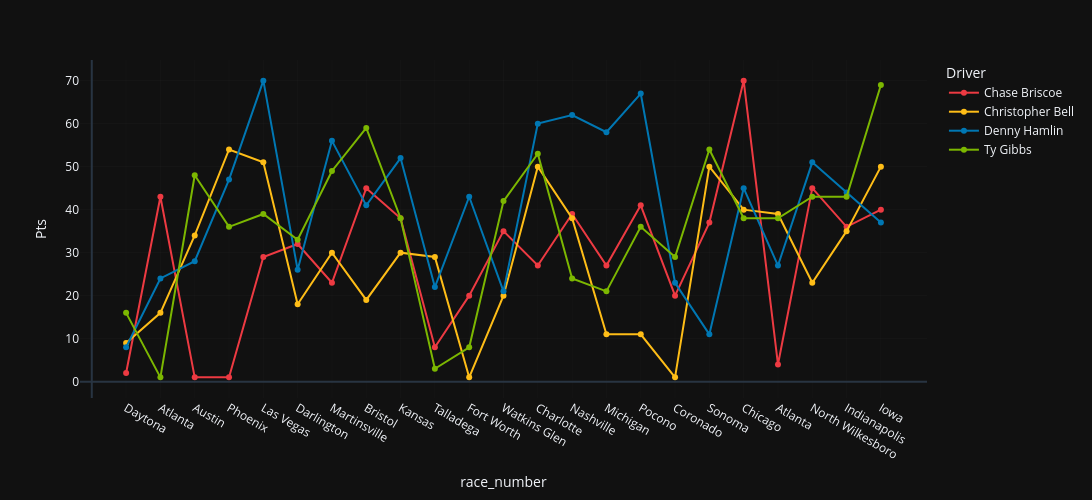

The cell this chart's notebook holds for it:
### Markdown cell above
**4) Create Line Chart**

### Code cell
# Create Line Chart
fig = px.line(
    jgr_df,  # Data / DataFrame and Columns to use
    x="race_number", # x-axis
    markers=True,
    y="Pts",        # y-axis
    color="Driver", # Grouping
    color_discrete_map={
    "Denny Hamlin": "#0077B3",       # Progressive Blue
    "Ty Gibbs": "#7CB701",            # Monster Energy Green
    "Chase Briscoe": "#ED3A42",       # Bass Pro Shops Red
    "Christopher Bell": "#FEBD17"},     # DeWalt Yellow
    template="plotly_dark") # theme


# Update grid-lines
fig.update_xaxes(
    gridcolor="rgba(255,255,255,0.02)",
    tickvals=list(range(1, len(tracks_in_order)+1)),  # Use len(tracks_in_order) for x-axis
    ticktext=tracks_in_order) # Text on x-axis to display track names


fig.update_yaxes(
    gridcolor="rgba(255,255,255,0.02)")

fig.update_layout(
    width=1200,
    height=500)

fig.show()

### Figure 1 — Plotly figure (JSON) as saved in the notebook; plotly's stock layout.template omitted (floating-point values rounded to 4 significant figures)
{"data": [{"hovertemplate": "Driver=Chase Briscoe<br>race_number=%{x}<br>Pts=%{y}<extra></extra>", "legendgroup": "Chase Briscoe", "line": {"color": "#ED3A42", "dash": "solid"}, "marker": {"symbol": "circle"}, "mode": "lines+markers", "name": "Chase Briscoe", "orientation": "v", "showlegend": true, "type": "scatter", "x": [1, 2, 3, 4, 5, 6, 7, 8, 9, 10, 11, 12, 13, 14, 15, 16, 17, 18, 19, 20, 21, 22, 23], "xaxis": "x", "y": [2.0, 43.0, 1.0, 1.0, 29.0, 32.0, 23.0, 45.0, 38.0, 8.0, 20.0, 35.0, 27.0, 39.0, 27.0, 41.0, 20.0, 37.0, 70.0, 4.0, 45.0, 36.0, 40.0], "yaxis": "y"}, {"hovertemplate": "Driver=Christopher Bell<br>race_number=%{x}<br>Pts=%{y}<extra></extra>", "legendgroup": "Christopher Bell", "line": {"color": "#FEBD17", "dash": "solid"}, "marker": {"symbol": "circle"}, "mode": "lines+markers", "name": "Christopher Bell", "orientation": "v", "showlegend": true, "type": "scatter", "x": [1, 2, 3, 4, 5, 6, 7, 8, 9, 10, 11, 12, 13, 14, 15, 16, 17, 18, 19, 20, 21, 22, 23], "xaxis": "x", "y": [9.0, 16.0, 34.0, 54.0, 51.0, 18.0, 30.0, 19.0, 30.0, 29.0, 1.0, 20.0, 50.0, 38.0, 11.0, 11.0, 1.0, 50.0, 40.0, 39.0, 23.0, 35.0, 50.0], "yaxis": "y"}, {"hovertemplate": "Driver=Denny Hamlin<br>race_number=%{x}<br>Pts=%{y}<extra></extra>", "legendgroup": "Denny Hamlin", "line": {"color": "#0077B3", "dash": "solid"}, "marker": {"symbol": "circle"}, "mode": "lines+markers", "name": "Denny Hamlin", "orientation": "v", "showlegend": true, "type": "scatter", "x": [1, 2, 3, 4, 5, 6, 7, 8, 9, 10, 11, 12, 13, 14, 15, 16, 17, 18, 19, 20, 21, 22, 23], "xaxis": "x", "y": [8.0, 24.0, 28.0, 47.0, 70.0, 26.0, 56.0, 41.0, 52.0, 22.0, 43.0, 21.0, 60.0, 62.0, 58.0, 67.0, 23.0, 11.0, 45.0, 27.0, 51.0, 44.0, 37.0], "yaxis": "y"}, {"hovertemplate": "Driver=Ty Gibbs<br>race_number=%{x}<br>Pts=%{y}<extra></extra>", "legendgroup": "Ty Gibbs", "line": {"color": "#7CB701", "dash": "solid"}, "marker": {"symbol": "circle"}, "mode": "lines+markers", "name": "Ty Gibbs", "orientation": "v", "showlegend": true, "type": "scatter", "x": [1, 2, 3, 4, 5, 6, 7, 8, 9, 10, 11, 12, 13, 14, 15, 16, 17, 18, 19, 20, 21, 22, 23], "xaxis": "x", "y": [16.0, 1.0, 48.0, 36.0, 39.0, 33.0, 49.0, 59.0, 38.0, 3.0, 8.0, 42.0, 53.0, 24.0, 21.0, 36.0, 29.0, 54.0, 38.0, 38.0, 43.0, 43.0, 69.0], "yaxis": "y"}], "layout": {"height": 500, "legend": {"title": {"text": "Driver"}, "tracegroupgap": 0}, "margin": {"t": 60}, "width": 1200, "xaxis": {"anchor": "y", "domain": [0, 1], "gridcolor": "rgba(255,255,255,0.02)", "ticktext": ["Daytona", "Atlanta", "Austin", "Phoenix", "Las Vegas", "Darlington", "Martinsville", "Bristol", "Kansas", "Talladega", "Fort Worth", "Watkins Glen", "Charlotte", "Nashville", "Michigan", "Pocono", "Coronado", "Sonoma", "Chicago", "Atlanta", "North Wilkesboro", "Indianapolis", "Iowa"], "tickvals": [1, 2, 3, 4, 5, 6, 7, 8, 9, 10, 11, 12, 13, 14, 15, 16, 17, 18, 19, 20, 21, 22, 23], "title": {"text": "race_number"}}, "yaxis": {"anchor": "x", "domain": [0, 1], "gridcolor": "rgba(255,255,255,0.02)", "title": {"text": "Pts"}}}}
